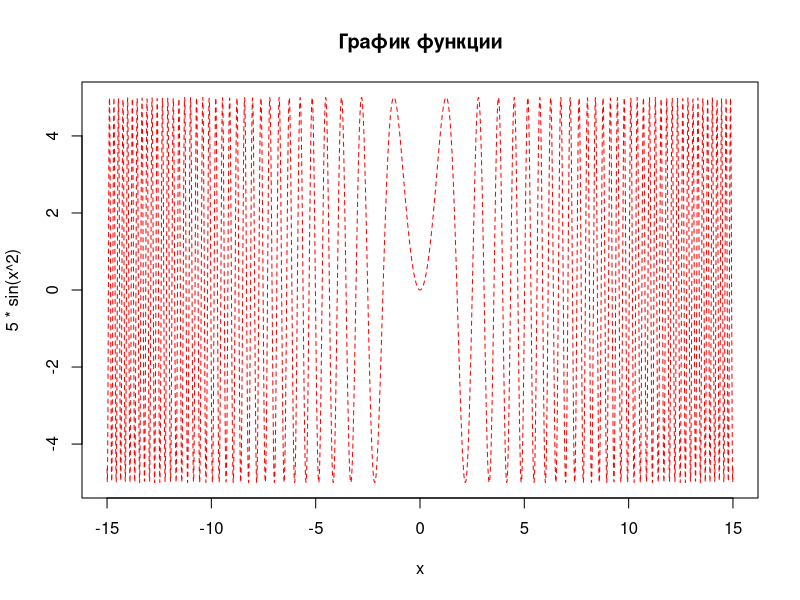
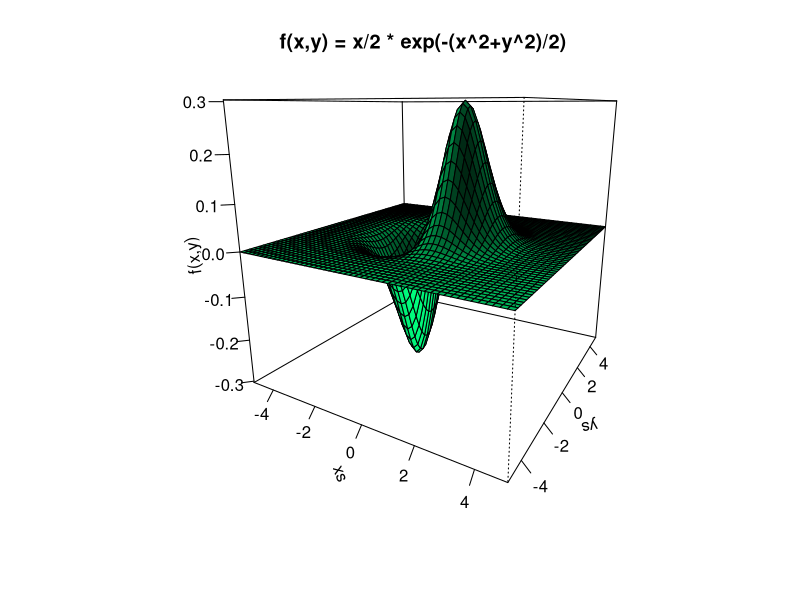

Generate these figures, in order, with R:
#1
l <- TRUE
print (l)
#2
i <- 42
print(i)
#3
f <- 3.1234
print(f)
#4
s <- "hello"
print(s)
#5
v <- c(1, 2, 3, 4, 5);
print(v)
#6
sq <- 1:20
print(sq)
#7
set.seed(123)
rand_vec <- runif(10, min=-5, max=15)
print(rand_vec)
#8
subset_vec <- rand_vec[rand_vec > 1 & rand_vec < 10]
print(subset_vec)
#9
max_val <- max(rand_vec)
min_val <- min(rand_vec)
cat("Maximum:", max_val, "Minimum", min_val, "\n")
#10
seq_step <- seq(from = -15, to = 15, by = 0.1)
print(seq_step)
#11
f <- function(x) {
  5 * sin(x^2)
}

f(0)
f(pi)
#12
x_vals <- seq(-15,15,by=0.01)
y_vals <- f(x_vals)
plot(x_vals,y_vals, 
     type="l", 
     col = "red", 
     lty = 2, 
     pch = 16, 
     xlab = "x", 
     ylab = "5 * sin(x^2)", 
     main = "График функции")
#13
xs <- seq(-5,5,by=0.2)
ys <- seq(-5,5,by=0.2)

surface_func <- function(x,y) {
  (x/2) * exp(-(x^2 + y^2) / 2)
}

z_vals <- outer(xs,ys,surface_func)

persp(xs, ys, z_vals, 
      main = " f(x,y) = x/2 * exp(-(x^2+y^2)/2)", 
      zlab = "f(x,y)",
      theta = 30,
      phi = 15,
      col = "springgreen",
      shade = 0.5,
      ticktype = "detailed",
      nticks = 5)

#14
mat <- matrix(1:100, nrow = 10, ncol = 10)
print(mat)
#15
cat("rows:", nrow(mat), "cols:", ncol(mat), "\n")
#16
arr <- array(1:30, dim = c(5,2,3))
print(arr)
#17
my_list <- list(
  logical_val = TRUE,
  Integer_val = 100,
  double_val = 3.1234,
  char_val = "c"
)
print(my_list)
#18
chisla_vec <- rep(c("one","two","three","four","five"), each = 2)
chisla_factor <- factor(chisla_vec)
print(chisla_factor)
#19
levels(chisla_factor)
#20
table(chisla_factor)
unclass(chisla_factor)
#21
transport_df <- data.frame(
  type = c("bus", "motocycle", "bike", "car", "tramvai", "train", "plane"),
           wheels = c(6L, 2L, 2L, 4L, NA,NA, 6L),
           speed = c(60, 140, 40, 140, 30, 60, 1000),
           electric = c(F, F, F, F, T,T,F),
           stringAsFactors = FALSE
           )
print(transport_df)
#22
last_val <- transport_df[nrow(transport_df),
                         ncol(transport_df)]
print(last_val)
#23
first_row <- transport_df[1, ]
last_row <- transport_df[nrow(transport_df), ]
print(first_row)
print(last_row)
#24
transport_df[["type"]]
#25
transport_df$type
#26
even_rows <- transport_df[seq(2,nrow(transport_df),2),]
print(even_rows)
#27
even_cols <- transport_df[, seq(2,ncol(transport_df), 2),]
print(even_cols)
#28
first4 <- transport_df[1:4, ]
print(first4)
#29
electric_only <- transport_df[transport_df$electric == TRUE, ]
print(electric_only)
#30
selected_types <- transport_df[transport_df$type %in% c("car", "bus"), ]
print(selected_types)
